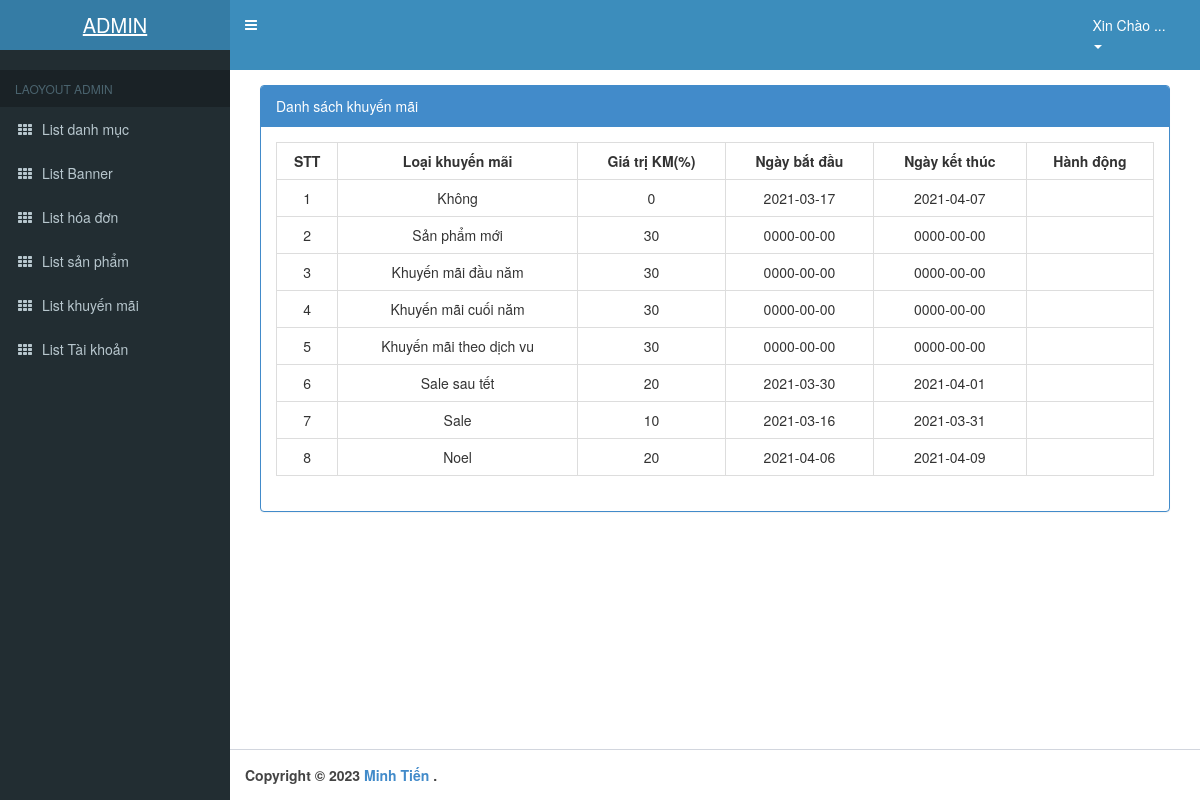
Before: /admin/index.php?action=khuyenmai with the older database file.
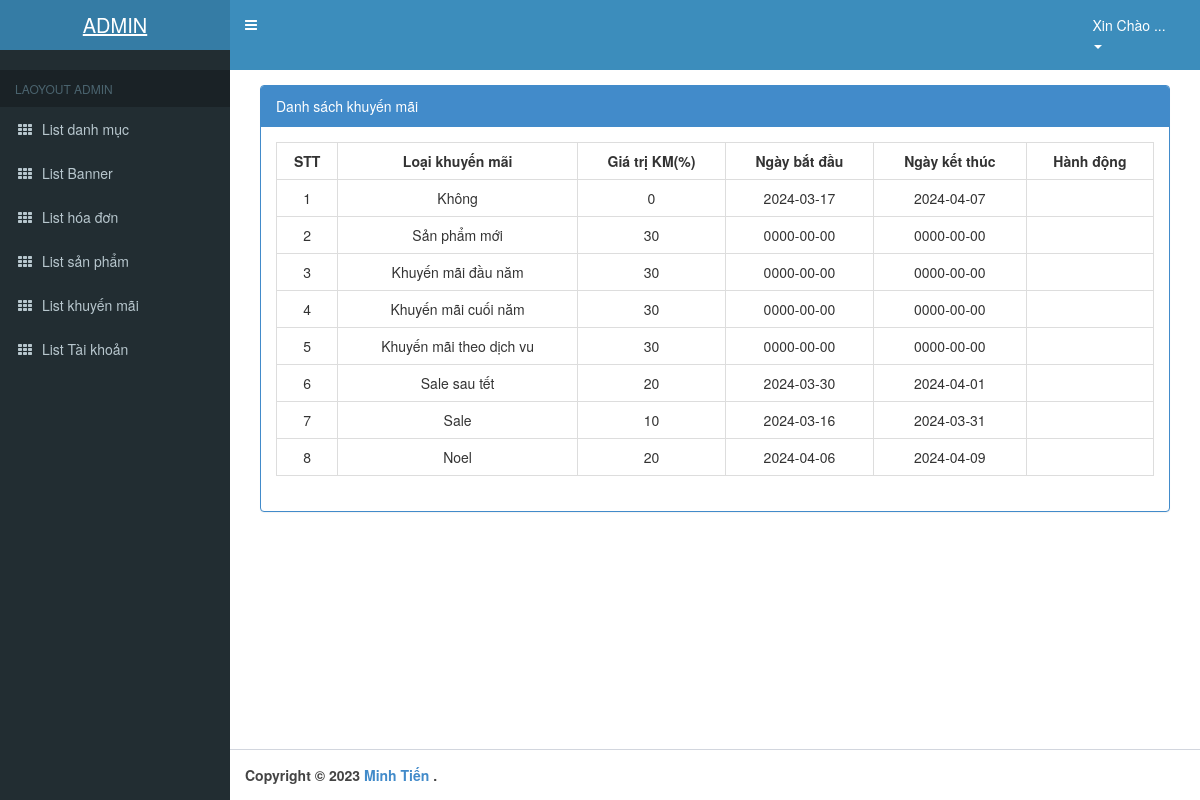
After: the same page with the newer database file.
### tables this page shows
CREATE TABLE `khuyenmai` (
  `idKM` int(11) NOT NULL,
  `loaiKM` varchar(255) NOT NULL,
  `giatriKM` float NOT NULL,
  `ngaybatdau` date NOT NULL,
  `ngayketthuc` date NOT NULL
);

### admin/controller_admin/quanlykhuyenmai.php (called while the page is built, shortened)
<?php
    require_once('./model_admin/khuyenmai.php');
    class khuyenmaicontroller
    {
    	private $khuyenmai_model;
    	public function __construct()
    	{
    		$this->khuyenmai_model = new khuyenmai();
    	}
    	public function list()
    	{
    		 if(isset($_POST['timkiem_km'])){
                $timkiem_km = $_POST['timkiem_km'];
                $data = $this->khuyenmai_model->timkiem_km($timkiem_km);
            }else{
                $data = $this->khuyenmai_model->all();
            }
            require_once('views_admin/index.php');
    	}
    	 public function details()
        {
            require_once('views_admin/index.php');
        }
       }
?>

### admin/model_admin/ketnoi.php (called while the page is built, shortened)
<?php
    class ketnoi
    {
    	function __construct()
    	{
    		$host = "127.0.0.1:3307";
    		$username ="root";
    		$password = "";
    		$dbname = "shoe_store";
    		$this->connect = new mysqli($host,$username,$password,$dbname);
    	}
    }
?>

### admin/model_admin/khuyenmai.php (called while the page is built, shortened)
<?php
    require_once('ketnoi.php');
    class khuyenmai
    {
    	private $conn;
    	function __construct()
    	{
    		$connect_obj = new ketnoi();
    		$this->conn = $connect_obj->connect;
    	}
    	function all()
    	{
    		$query = "SELECT * FROM khuyenmai ORDER BY idKM";
    		$result = $this->conn->query($query);
    		$data = array();
    		while ($row = $result->fetch_assoc()) {
       		   $data[] = $row;
    		}
    		return $data;
    	}
    }
?>

### admin/views_admin/khuyenmai/quanlykhuyenmai.php (the view, shortened to what this page needs)
<div class="col-md-12">
  <div class="panel panel-primary">
    <div class="panel-heading">Danh sách khuyến mãi</div>
    <div class="panel-body">
      <table class="table table-bordered table-hover " style="text-align:center;">
        <tr>
          <th style="text-align:center;">STT</th>
          <th style="text-align:center;">Loại khuyến mãi</th>
          <th style="text-align:center;">Giá trị KM(%)</th>
          <th style="text-align:center;">Ngày bắt đầu</th>
          <th style="text-align:center;">Ngày kết thúc</th>
          <th style="text-align:center;">Hành động</th>
        </tr>
        <?php
        $stt = 1;
        foreach ($data as $value) : ?>
          <tr>
            <td><?= $stt++; ?></td>
            <td><?= $value['loaiKM'] ?></td>
            <td><?= $value['giatriKM'] ?></td>
            <td><?= $value['ngaybatdau'] ?></td>
            <td><?= $value['ngayketthuc'] ?></td>
            <td>
            </td>
          </tr>
        <?php endforeach ?>
      </table>
    </div>
  </div>
</div>

Changed rows visible on the page:
changed khuyenmai "Không": ngaybatdau "2021-03-17" → "2024-03-17"; ngayketthuc "2021-04-07" → "2024-04-07"
changed khuyenmai "Sale sau tết": ngaybatdau "2021-03-30" → "2024-03-30"; ngayketthuc "2021-04-01" → "2024-04-01"
changed khuyenmai "Sale": ngaybatdau "2021-03-16" → "2024-03-16"; ngayketthuc "2021-03-31" → "2024-03-31"
changed khuyenmai "Noel": ngaybatdau "2021-04-06" → "2024-04-06"; ngayketthuc "2021-04-09" → "2024-04-09"
